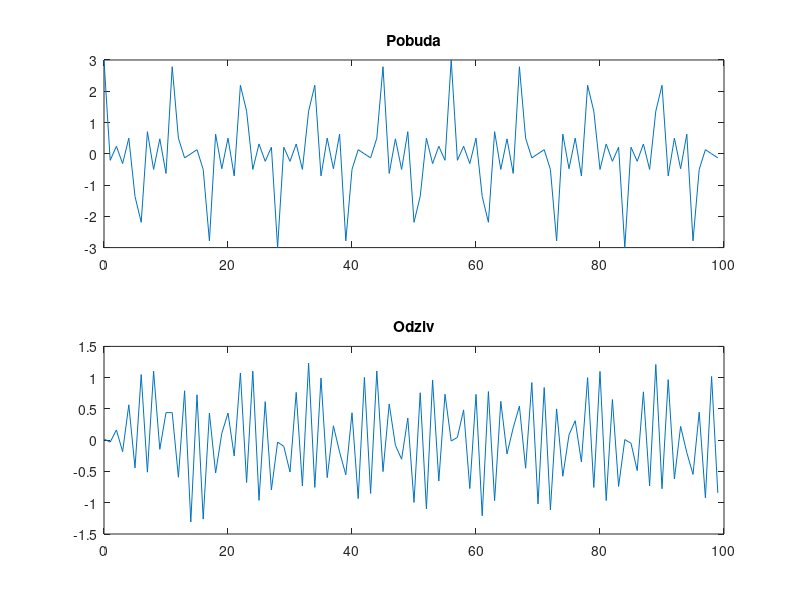

Reproduce this figure in MATLAB.
 fsr=11200   
fp1 = 500
fp2 = 4500
fs1 = 1500
fs2 = 3500 
ap = 1 
as = 40 
fp = [fp1/(fsr/2) fp2/ (fsr/2)]
fs = [fs1/ (fsr/2) fs2/ (fsr/2)]
[N,Wn] = buttord(fp,fs,ap,as);  
disp('N *****')
disp(N)
[b,a] = butter(N,Wn, 'stop');
disp(b)
disp(a)
freqz(b,a,1024,fsr);
n = 0 : 99;
x = cos(2 * pi *1000 / fsr*n) + cos(2 * pi *3000 / fsr*n)+cos(2 * pi *5000 / fsr*n)
subplot(2, 1, 1), plot(n, x), title('Pobuda')
y  = filter(b, a, x)
subplot(2, 1, 2), plot(0 : length(y) - 1, y), title('Odziv')
